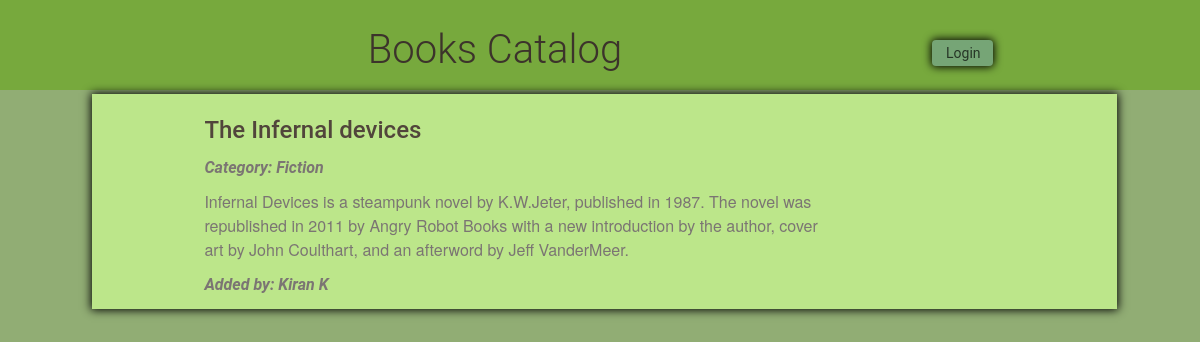
The app's page /catalog/Fiction/The Infernal devices with its own data.
### model.py (models this page shows, shortened)
class Item(Base):
    __tablename__ = 'item'
    name = Column(String(250), nullable=False, index=True, unique=True)
    id = Column(Integer, primary_key=True)
    description = Column(String(1500))
    category_name = Column(Integer, ForeignKey('category.name'))
    category = relationship("Category", back_populates='items')
    created_user_id = Column(Integer, ForeignKey('user.id'))
    created_user = relationship(User)

class User(Base):
    __tablename__ = 'user'
    id = Column(Integer, primary_key=True)
    name = Column(String(250), nullable=False)
    email = Column(String(250), nullable=False)
    picture = Column(String(250))

### application.py (the view, shortened to what this page needs)
@app.route('/catalog/<string:category_name>/<string:item_name>',
           methods=['GET'])
def getItem(category_name, item_name):
    try:
        item = session.query(Item).filter(
            func.lower(Item.name) == func.lower(item_name)).one_or_none()
        if item is None:
            flash("Item not found. Please try again later!")
            return redirect(url_for('getCatalog'))
    except MultipleResultsFound:
        flash("Something went wrong. Please try again later!")
        return redirect(url_for('getCatalog'))
    user_loggedin = 'username' in login_session
    return render_template('item.html', item=item)

### templates/item.html (shortened to what this page needs)
{% extends "main.html" %}
{% block content %}
	<div class="col-md-10 content-body ">
		<div class="col-md-1">
		</div>
		<div class="col-md-8">
			<h2>{{item.name}}</h2>
			<p><i>Category: {{item.category_name}}</i></p>
			<p>{{item.description}}</p>
			<p><i>Added by: {{item.created_user.name}}</i></p>
		</div>
	</div>
{% endblock %}

### static/styles.css (style rules this page uses)
* { -webkit-box-sizing: border-box; -moz-box-sizing: border-box; -ms-box-sizing: border-box; box-sizing: border-box; }
* { font-family: "Helvetica Neue Bold", Roboto, Helvetica, Arial, sans-serif; font-weight: 700; }
h2 { font-size: 24px; color: #51453B; line-height: 29px; }
p { font-family: "Helvetica Neue", Roboto, Helvetica, Arial, sans-serif; font-size: 16px; color: #7B7573; line-height: 24px; font-weight: 400; }
body { font-family: "Helvetica Neue Light", Roboto, Helvetica, Arial, sans-serif; background-color: #91ad74 }
.content-body { background-color: #bce68a; box-shadow: 0 0 9px 1px black; margin:4px; padding-top: 2px; padding-bottom: 2px; }

### records on screen
Item: name "The Infernal devices", category_name "Fiction", description "Infernal Devices is a steampunk novel by K.W.Jeter, published in 1987. The novel was republished in 2011 by Angry Robot Books with a new introduction by the author, cover art by John Coulthart, and an afterword by Jeff VanderMeer."
User: created_user.name "Kiran K"
